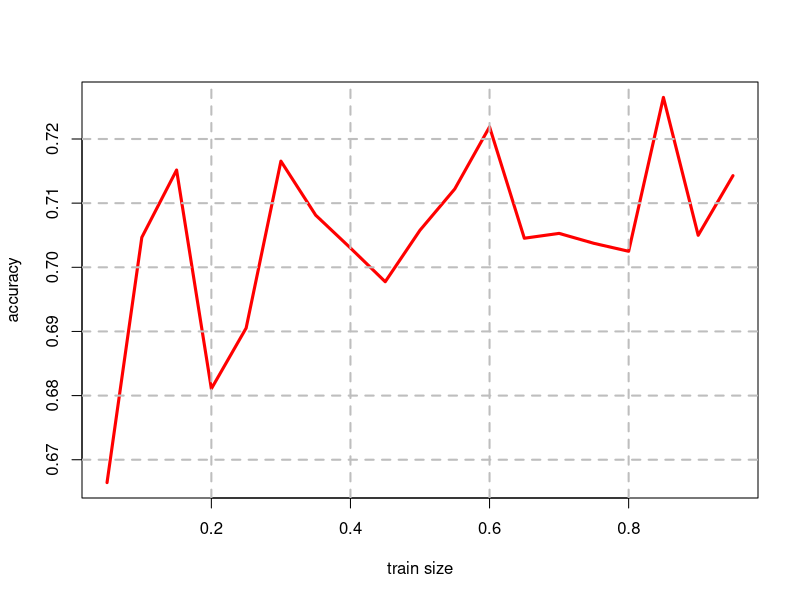

Recreate this plot in R.
library(e1071)
library(kernlab)
set.seed(12345)


segragete <- function(n_row, train_size, data) {
  data <- data[order(runif(n_row)),]

  data_train <- data[1:train_size,]
  data_test <- data[(train_size + 1):n_row,]

  return(list(data_train, data_test))
}

data(spam)
data <- spam

n_column <- dim(data)[2]
train_size_list <- seq(0.05, 0.95, 0.05)
accuracy_list <- list()

for (size in train_size_list) {
  n_row <- dim(data)[1]
  train_size <- as.integer(n_row * size)

  data_prepared <- segragete(n_row, train_size, data)
  data_train <- data_prepared[[1]]
  data_test <- data_prepared[[2]]

  NBclassifier <- naiveBayes(data_train[, -n_column], data_train[, n_column])
  NBpredicted <- predict(NBclassifier, data_test)

  result <- table(NBpredicted, data_test$type)
  test_size <- n_row - train_size
  # (TP + TN)/test_size
  accuracy <- (result[1] + result[4]) / test_size
  accuracy_list[[length(accuracy_list) + 1]] <- accuracy
}

plot(train_size_list, accuracy_list,
     type = "l", col = "red",
     xlab="train size", ylab = "accuracy", lwd = 3)
grid(nx = NULL, ny = NULL,
     lty = 2, col = "gray", lwd = 2)
